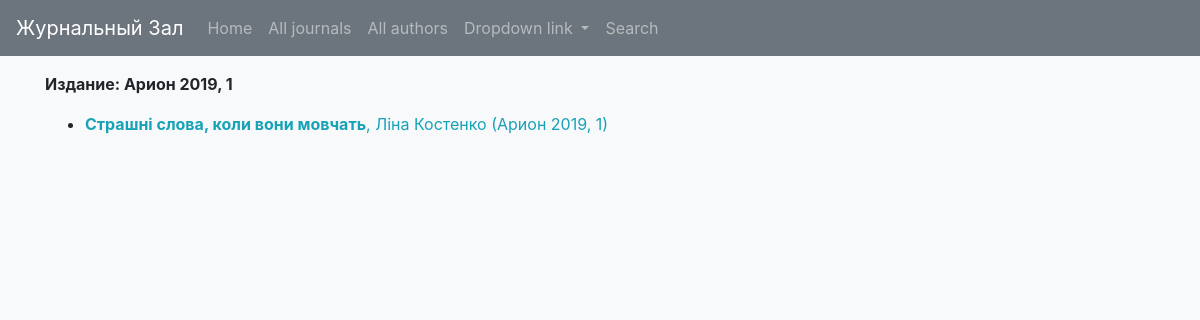
/catalog/edition/2, run on an earlier commit of the app's database.
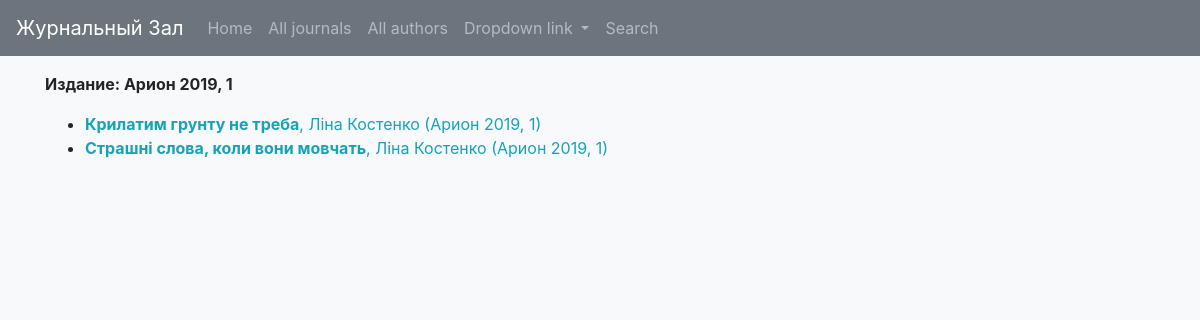
And on a later commit of the database.
### catalog/models.py (models this page shows, shortened)
class Publication(models.Model):
    title = models.TextField(help_text='Text of the publication', blank=True,)
    author = models.ForeignKey(Author, on_delete=models.SET_NULL, max_length=200, null=True,)
    journal = models.ForeignKey(Journal, on_delete=models.SET_NULL, max_length=200, null=True,)
    text = models.TextField(help_text='Text of the publication', blank=True,)
    year = models.IntegerField(null=True, blank=True, default=None,)
    issue = models.ForeignKey(Edition, on_delete=models.SET_NULL, max_length=200, null=True,)
    url = models.TextField(help_text='Text of the publication', blank=True,)
    def get_absolute_url(self):
        return reverse('publication-detail', args=[str(self.id)])

class Author(models.Model):
    first_name = models.CharField(max_length=100)
    last_name = models.CharField(max_length=100)
    full_name = str(first_name) + " " + str(last_name)
    class Meta:
        ordering = ['first_name', 'last_name']
    def __str__(self):
        return f'{self.first_name} {self.last_name}'

class Edition(models.Model):
    number = models.IntegerField(help_text='Number of the edition')
    year = models.IntegerField(help_text='Year of the edition', validators=[MinValueValidator(0),
                                       MaxValueValidator(datetime.date.today().year+1)])
    journal = models.ForeignKey(Journal, on_delete=models.SET_NULL, null=True)
    def __str__(self):
        return (str(self.journal) + " " + str(self.year) + ", " + str(self.number))

class Journal(models.Model):
    name = models.CharField(max_length=200, help_text='Enter a journal name (e.g. Science Fiction)')
    def __str__(self):
        return self.name

### catalog/views.py (the view)
# urls.py: path('edition/<int:pk>', views.EditionDetailView.as_view(), name='edition-detail'),
class EditionDetailView(generic.DetailView):
    model = Edition

### catalog/templates/catalog/edition_detail.html
{% extends "catalog/base_generic.html" %}
{% block content %}
<p><strong>Издание: {{ edition }} </strong>
    {% if edition.publication_set.all %}
    <ul>
      {% for publication in edition.publication_set.all %}
        <li>
          <a class="text-info" href="{{ publication.get_absolute_url }}">
            <strong>{{ publication.title }}</strong>, {{ publication.author }}
              ({{ publication.issue }})
          </a>
        </li>
      {% endfor %}
    </ul>
    {% else %}
      <p>У этого издания нет публикаций. </p>
    {% endif %}
{% endblock %}

What changed in the data, as far as the page shows it:
now on this page (row edited): Publication: title "Крилатим грунту не треба", author "Ліна Костенко", issue "Арион 2019, 1"
